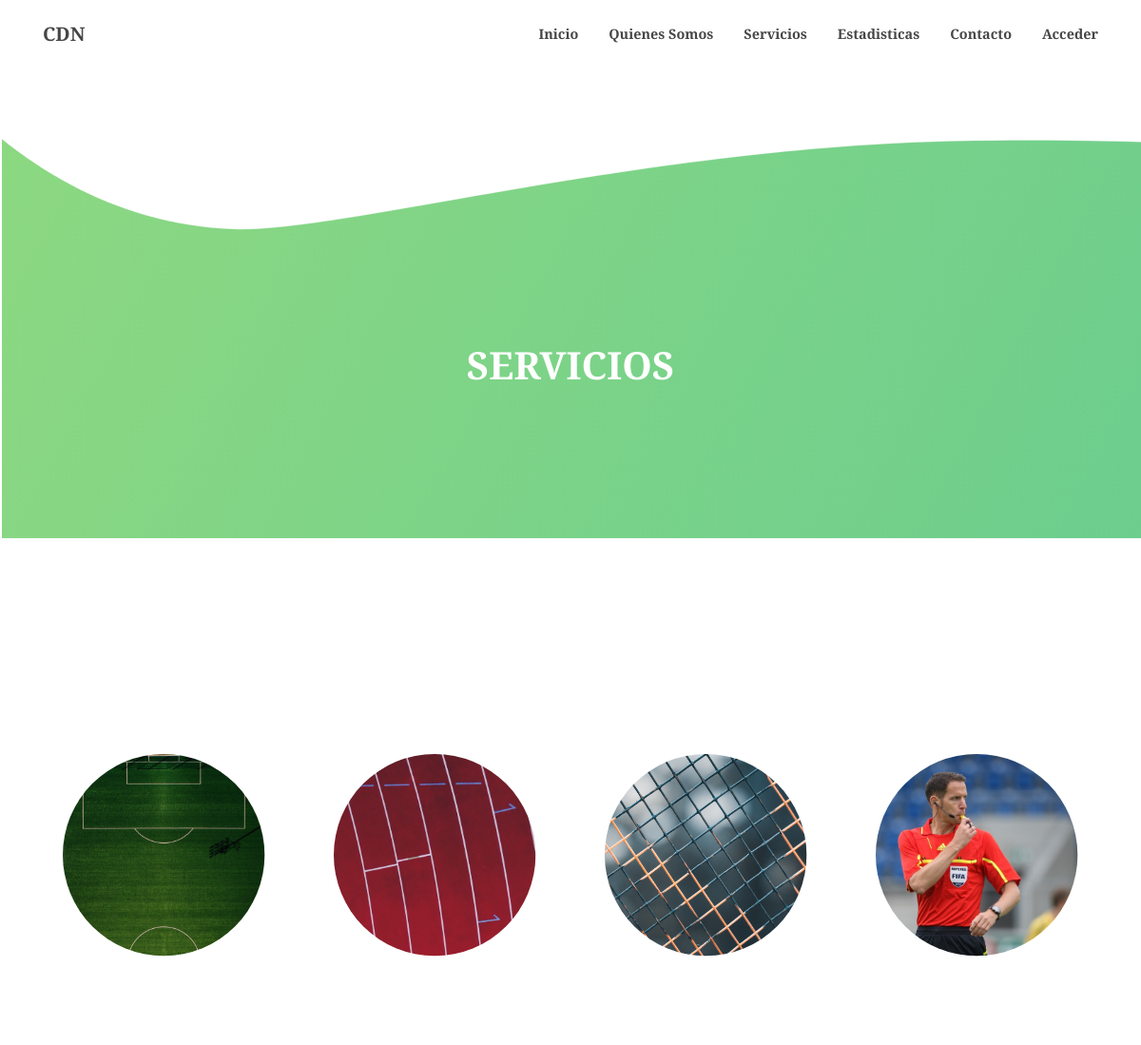
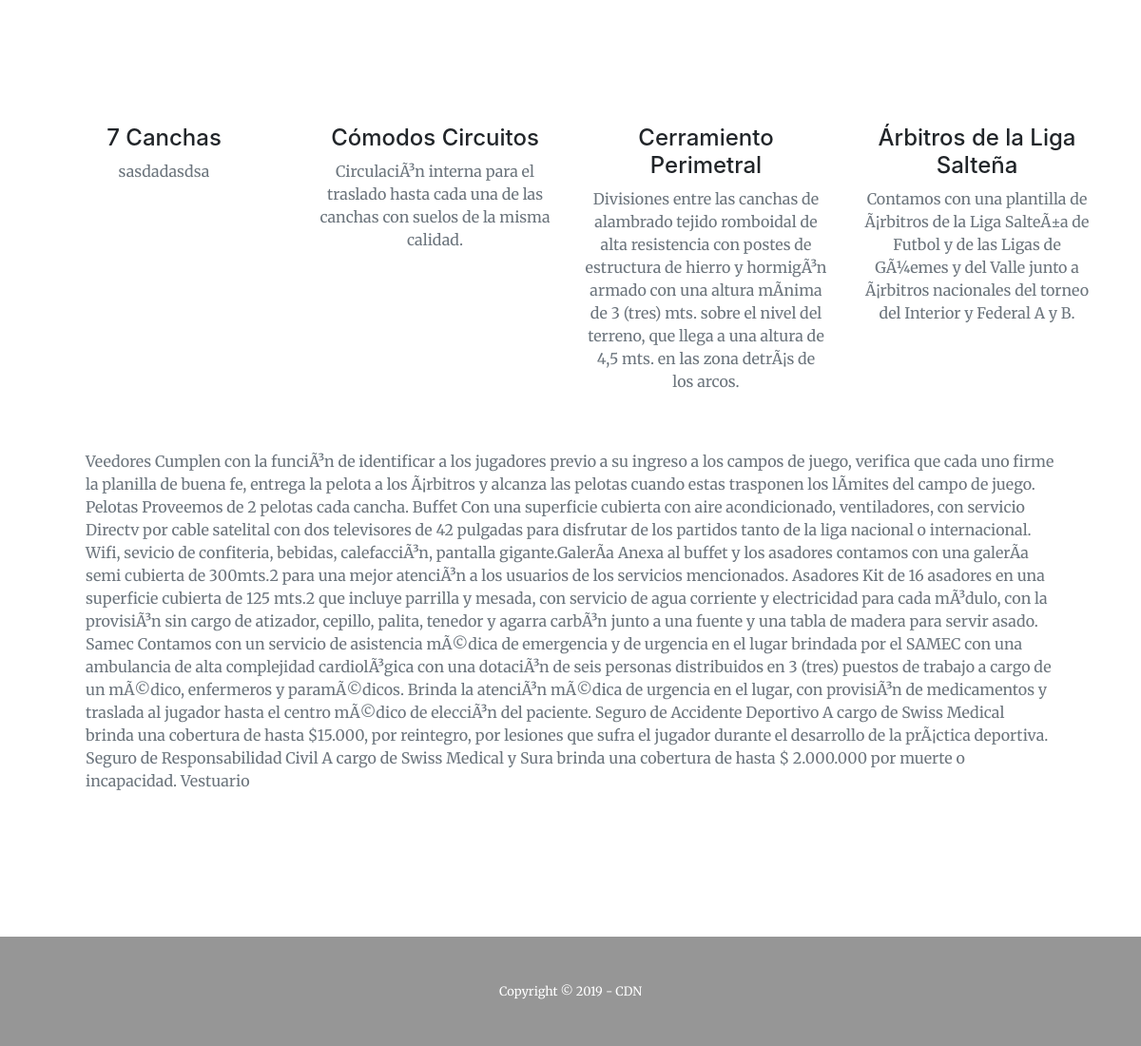
The app's page /service.php with its own data (2 pictures, top to bottom).
### tables this page shows
CREATE TABLE `servicios` (
  `id` int(11) NOT NULL,
  `service_one` text NOT NULL,
  `service_two` text NOT NULL,
  `service_three` text NOT NULL,
  `service_four` text NOT NULL,
  `todo` text NOT NULL
);

### Back/model/modelService.php (the view)
<?php
$mysqli = new mysqli('localhost', 'root', '', 'cdn_cms') or die(mysqli_error($mysqli));
$result = $mysqli->query("SELECT * FROM servicios") or die($mysqli->error);
$row = mysqli_fetch_array($result);
?>
<div class="row">
    <div class="col-lg-3 col-md-6 text-center">
        <div class="mt-5">
            <img src="img/service/1.png" alt="field" class="mb-4">
            <h3 class="h4 mb-2">7 Canchas</h3>
            <p class="text-muted mb-0"><?php echo $row['service_one'] ?></p>
        </div>
    </div>
    <div class="col-lg-3 col-md-6 text-center">
        <div class="mt-5">
            <img src="img/service/4.png" alt="circuit" class="mb-4">
            <h3 class="h4 mb-2">Cómodos Circuitos</h3>
            <p class="text-muted mb-0"><?php echo $row['service_two'] ?></p>
        </div>
    </div>
    <div class="col-lg-3 col-md-6 text-center">
        <div class="mt-5">
            <img src="img/service/3.png" alt="grill" class="mb-4">
            <h3 class="h4 mb-2">Cerramiento Perimetral</h3>
            <p class="text-muted mb-0"><?php echo $row['service_three'] ?></p>
        </div>
    </div>
    <div class="col-lg-3 col-md-6 text-center">
        <div class="mt-5">
            <img src="img/service/2.png" alt="referee" class="mb-4">
            <h3 class="h4 mb-2">Árbitros de la Liga Salteña</h3>
            <p class="text-muted mb-0"><?php echo $row['service_four'] ?></p>
        </div>
    </div>
</div>
<div class="row justify-content-center">
    <p class="text-white-50-2 mb-4 text-service"><?php echo $row['todo'] ?></p>
</div>

### records on screen
servicios: service_one "sasdadasdsa", service_two "CirculaciÃ³n interna para el traslado hasta cada una de las canchas con suelos de la misma calidad.", service_three "Divisiones entre las canchas de alambrado tejido romboidal de alta resistencia con postes de estructura de hierro y hormigÃ³n armado con una altura mÃ­nima de 3 (tres) mts. sobre el nivel del terreno, que llega a una altura de 4,5 mts. en las zona detrÃ¡s de los arcos.", service_four "Contamos con una plantilla de Ã¡rbitros de la Liga SalteÃ±a de Futbol y de las Ligas de GÃ¼emes y del Valle junto a Ã¡rbitros nacionales del torneo del Interior y Federal A y B.", todo "Veedores Cumplen con la funciÃ³n de identificar a los jugadores previo a su ingreso a los campos de juego, verifica que cada uno firme la planilla de buena fe, entrega la pelota a los Ã¡rbitros y alcanza las pelotas cuando estas trasponen los lÃ­mites del campo de juego. Pelotas Proveemos de 2 pelotas cada cancha. Buffet Con una superficie cubierta con aire acondicionado, ventiladores, con servicio Directv por cable satelital con dos televisores de 42 pulgadas para disfrutar de los partidos tanto de la liga nacional o internacional. Wifi, sevicio de confiteria, bebidas, calefacciÃ³n, pantalla gigante.GalerÃ­a Anexa al buffet y los asadores contamos con una galerÃ­a semi cubierta de 300mts.2…"
